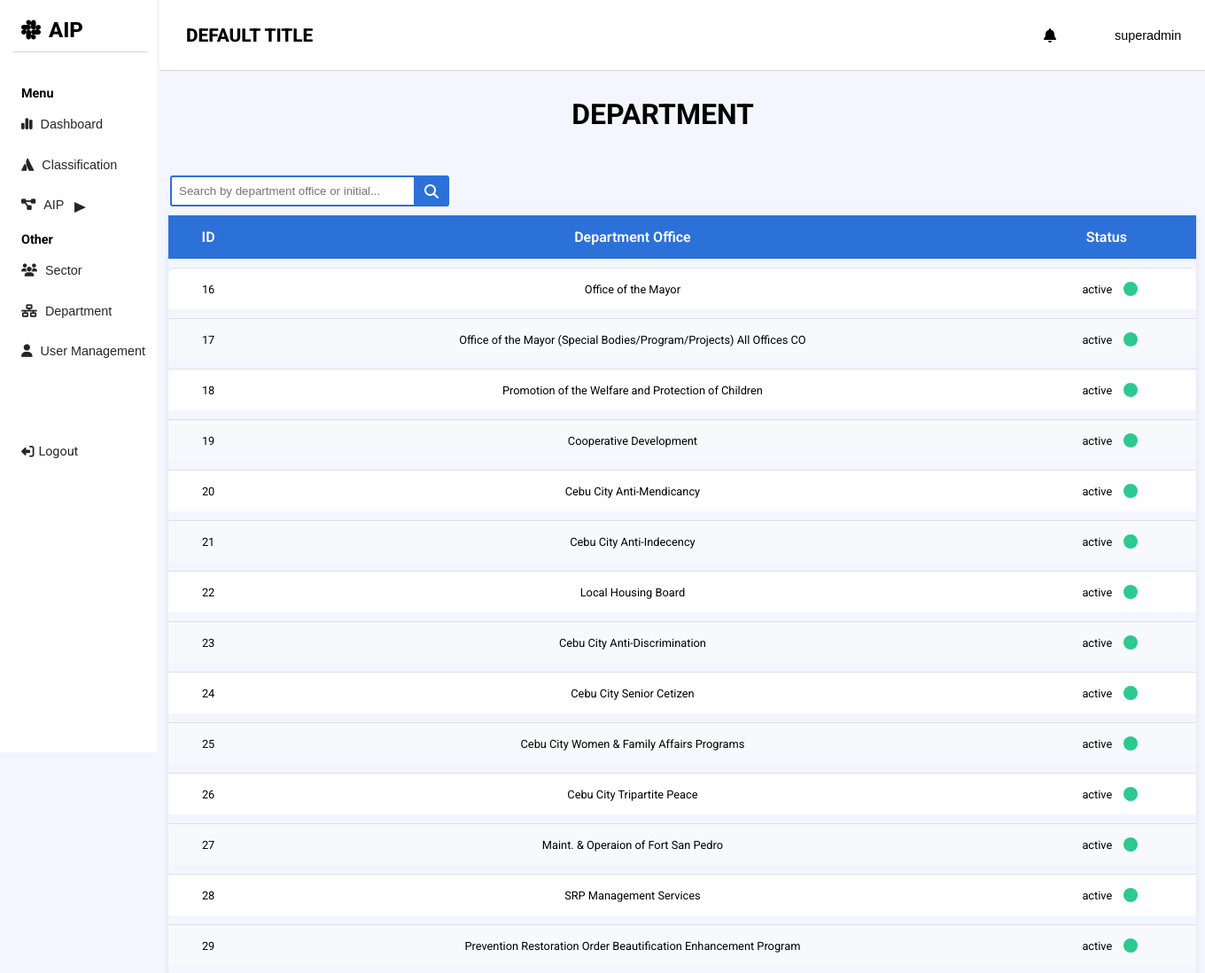
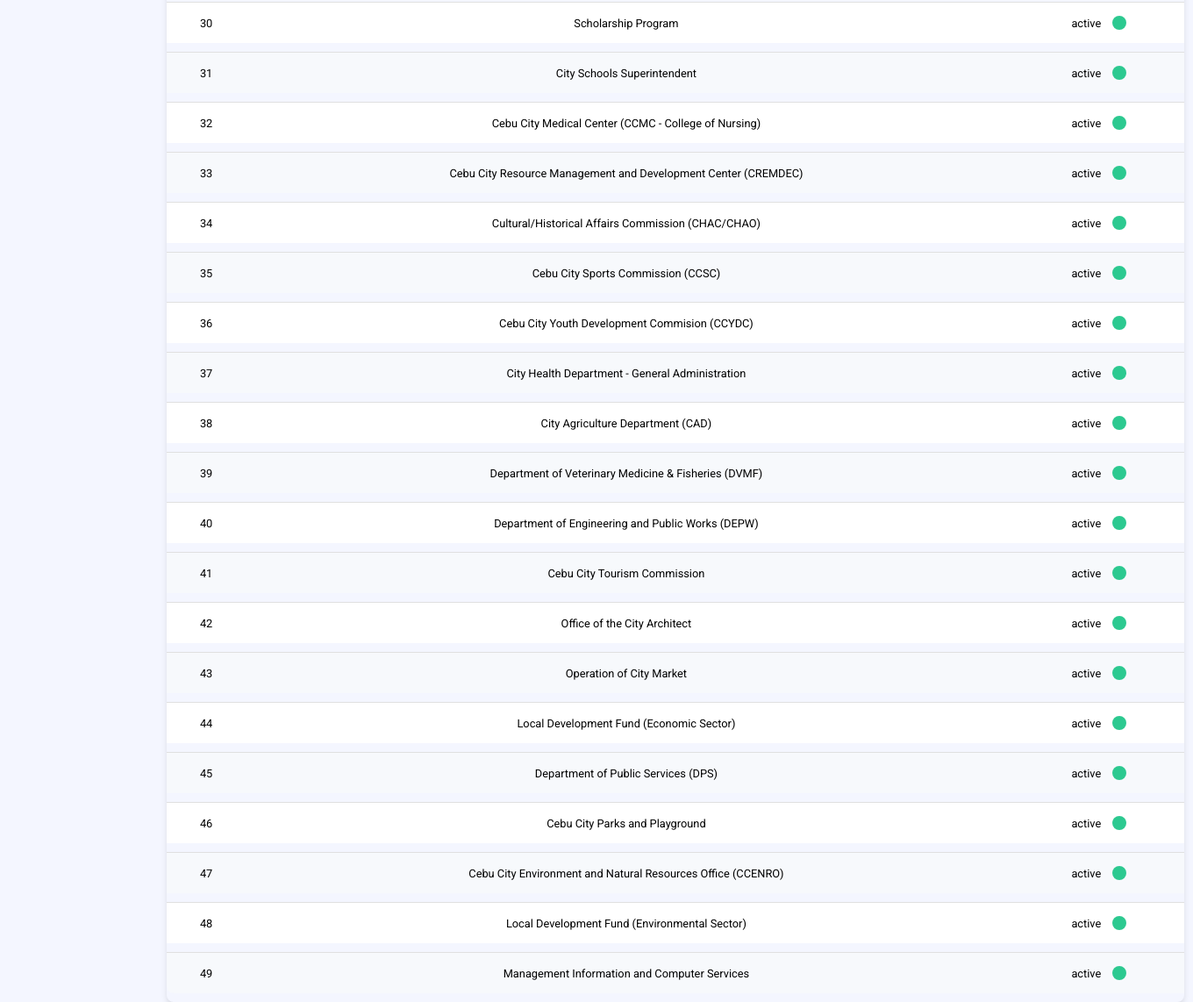
Screenshot of /department.php (signed in) with the database file from the repository (2 pictures, top to bottom).
### tables this page shows
CREATE TABLE `department` (
  `id` int(11) NOT NULL,
  `department_office` varchar(255) NOT NULL,
  `department_init` varchar(255) NOT NULL,
  `sector_category` varchar(255) NOT NULL,
  `status` varchar(255) NOT NULL
);

### department.php (called while the page is built)
<?php
include 'src/views/department.view.php';

### department.view.php (the view, shortened to what this page needs)
<?php
include 'src/config/database.php';
$sector_query = "SELECT * FROM department";
$sector_result = mysqli_query($conn, $sector_query);
?>
<?php include 'public/components/header.php'; ?>
<div class="hero">
    <div class="sector_header">
        <h1>DEPARTMENT</h1>
    </div>
    <div class="table">
            <div class="add-btn search-wrapper">
                <div class="search-bar">
                    <input type="text" id="searchBar" onkeyup="searchDept()" placeholder="Search by department office or initial..." />
                    <i class="fa-solid fa-magnifying-glass"></i>
                </div>
            </div>
        <table class="table-sector"  id="sectorTable">
            <thead>
                <tr>
                    <th>ID</th>
                    <th>Department Office</th>
                    <th>Status</th>
                </tr>
            </thead>
            <?php if (mysqli_num_rows($sector_result) > 0): ?>
            <tbody>
                <?php while ($sector = mysqli_fetch_assoc($sector_result)): ?>
                    <tr>
                        <td><?= $sector['id'] ?></td>
                        <td><?= $sector['department_office'] ?></td>
                        <td class="active-status">
                             <p><?= $sector['status'] ?></p>
                                <?php
                                 if($sector['status'] == 'active'){
                                     echo '<span class="status active"></span>';
                                 }else{
                                     echo '<span class="status in-active"></span>';
                                 }
                                 ?>
                        </td>
                    </tr>
                <?php endwhile; ?>
            </tbody>
            <?php else :?>
                <tr><td colspan="4">No data found</td></tr>
            <?php endif; ?>
        </table>
    </div>
</div>

### style.css (style rules this page uses)
:root { --primary: #10375c; --bg-color: #f4f6ff; --header-color: #2c71d8; --grey-color: rgb(58, 56, 56); }
* { margin: 0; padding: 0; box-sizing: border-box; }
body { font-family: "Roboto", sans-serif; background-color: var(--bg-color); }
.hero { width: 100%; height: 90vh; padding: 10px 20px; }
.hero h1 { color: black; }
.table { position: relative; left: 20px; top: 50px; }
.table-sector { position: relative; right:20px; }
.table table { width: 1160px; border-collapse: separate; border-spacing: 0 10px; font-size: 16px; text-align: center; border-radius: 8px; overflow: hidden; box-shadow: 0 4px 6px rgba(0, 0, 0, 0.1); }
.add-btn { display: flex; align-items: end; justify-content: end; position: relative; left:15px; }
th { padding: 15px; background-color: #2c71d8; color: white; font-weight: 600; }
td { font-size: .8rem; padding: 15px; transition: background-color 0.3s; border-top: 1px solid #e0e0e0; text-align: center; }
tbody tr { background-color: #ffffff; }
tbody tr:nth-child(even) { background-color: #f7f9fc; }
tbody tr:first-child td:first-child { border-top-left-radius: 8px; }
tbody tr:first-child td:last-child { border-top-right-radius: 8px; }
tbody tr:last-child td:first-child { border-bottom-left-radius: 8px; }
tbody tr:last-child td:last-child { border-bottom-right-radius: 8px; }
.sector_header { margin-top: 100px; text-align: center; }
.status { text-align: center; padding: 8px; border-radius: 30px; color: #fff; font-weight: bold; font-size: .7rem; width: 100px; }
.active-status { display: flex; align-items: center; justify-content: center; gap: 5px; }
.active-status p { width: 50px; display: flex; align-items: center; justify-content: center; }
.active-status .status { width: 10px; height:10px; border-radius: 50%; }
.active-status .active { background-color: #2cc990; }
.search-wrapper { display: flex; align-items: center; justify-content: space-between; }
.search-bar { position: relative; right: 33px; }
.search-bar { display: flex; align-items: center; justify-content: center; }
.search-bar input { padding: 8px; border-radius: 3px; border: 2px solid var(--header-color); outline: none; width: 280px; }
.search-bar i { background-color: var(--header-color); color: white; padding: 7.5px 10px; border-radius: 3px; border: 2px solid var(--header-color); position: relative; right: 5px; }

### rows the page displays
department: id "16", department_office "Office of the Mayor", status "active"
department: id "17", department_office "Office of the Mayor (Special Bodies/Program/Projects) All Offices CO", status "active"
department: id "18", department_office "Promotion of the Welfare and Protection of Children", status "active"
department: id "19", department_office "Cooperative Development", status "active"
department: id "20", department_office "Cebu City Anti-Mendicancy", status "active"
department: id "21", department_office "Cebu City Anti-Indecency", status "active"
department: id "22", department_office "Local Housing Board", status "active"
department: id "23", department_office "Cebu City Anti-Discrimination", status "active"
department: id "24", department_office "Cebu City Senior Cetizen", status "active"
department: id "25", department_office "Cebu City Women & Family Affairs Programs", status "active"
department: id "26", department_office "Cebu City Tripartite Peace", status "active"
department: id "27", department_office "Maint. & Operaion of Fort San Pedro", status "active"
department: id "28", department_office "SRP Management Services", status "active"
department: id "29", department_office "Prevention Restoration Order Beautification Enhancement Program", status "active"
department: id "30", department_office "Scholarship Program", status "active"
department: id "31", department_office "City Schools Superintendent", status "active"
department: id "32", department_office "Cebu City Medical Center (CCMC - College of Nursing)", status "active"
department: id "33", department_office "Cebu City Resource Management and Development Center (CREMDEC)", status "active"
department: id "34", department_office "Cultural/Historical Affairs Commission (CHAC/CHAO)", status "active"
department: id "35", department_office "Cebu City Sports Commission (CCSC)", status "active"
department: id "36", department_office "Cebu City Youth Development Commision (CCYDC)", status "active"
department: id "37", department_office "City Health Department - General Administration", status "active"
department: id "38", department_office "City Agriculture Department (CAD)", status "active"
department: id "39", department_office "Department of Veterinary Medicine & Fisheries (DVMF)", status "active"
department: id "40", department_office "Department of Engineering and Public Works (DEPW)", status "active"
department: id "41", department_office "Cebu City Tourism Commission", status "active"
department: id "42", department_office "Office of the City Architect", status "active"
department: id "43", department_office "Operation of City Market", status "active"
department: id "44", department_office "Local Development Fund (Economic Sector)", status "active"
department: id "45", department_office "Department of Public Services (DPS)", status "active"
department: id "46", department_office "Cebu City Parks and Playground", status "active"
department: id "47", department_office "Cebu City Environment and Natural Resources Office (CCENRO)", status "active"
department: id "48", department_office "Local Development Fund (Environmental Sector)", status "active"
department: id "49", department_office "Management Information and Computer Services", status "active"

### other values shown
$_SESSION['username'] "superadmin"
